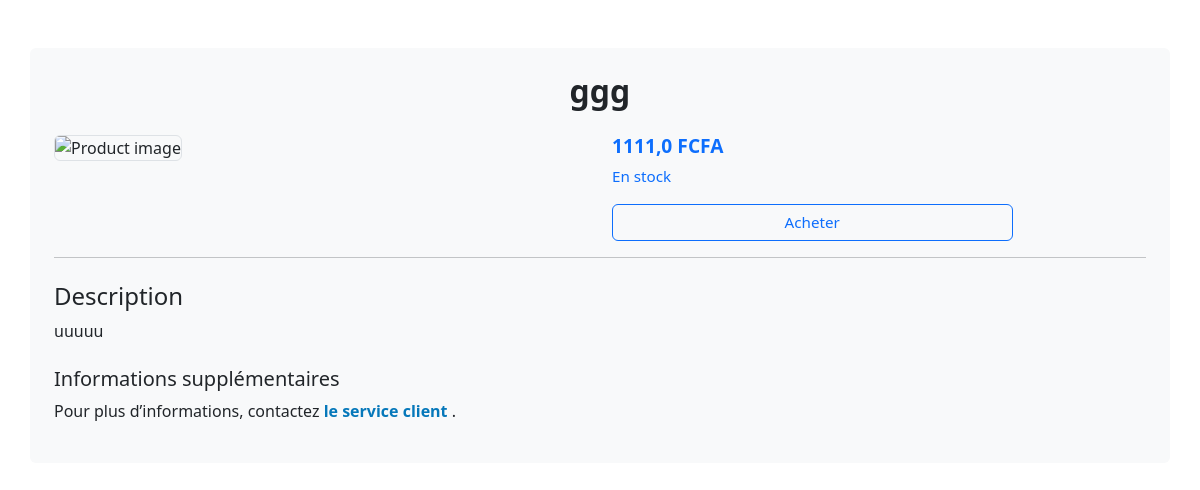
Screenshot of /3/ with the database file from the repository.
### green/models.py (models this page shows, shortened)
class Product(models.Model):
    title = models.CharField(max_length=200)
    price = models.FloatField()
    description = models.TextField(blank=True, null=True)
    category = models.ForeignKey(Category, related_name='categorie', on_delete=models.CASCADE, null=True, blank=True)
    images = models.CharField(max_length=5000, blank=True, null=True)
    image_file = CloudinaryField('image', blank=True, null=True)
    image = models.ImageField(upload_to='produits/', null=True, blank=True)
    date_added = models.DateTimeField(auto_now=True)
    class Meta:
        ordering = ['-date_added']

### green/views.py (the view)
# urls.py: path('<int:myid>/', views.detail, name='detail'),
def detail(request, myid):
    product_object = Product.objects.get(id=myid)
    return render(request, 'green/detail.html', {'product_object': product_object})

### green/templates/green/detail.html (shortened to what this page needs)
{% load static %}
<!DOCTYPE html>
<html lang="en">
<head>
    <link href="https://cdn.jsdelivr.net/npm/bootstrap@5.3.0/dist/css/bootstrap.min.css" rel="stylesheet">
</head>
<body>
    <div class="container mt-5 p-4 bg-light rounded">
    <h2 class="text-center mb-4 fw-bold"> {{ product_object.title }} </h2>
    <div class="row align-items-start">
        <div class="col-12 col-md-6 mb-3">
            {% if product_object.image_file %}
                <img src="{{ product_object.image_file.url }}" alt="Product image"
                     class="img-fluid border rounded"
                     style="width: 100%; height: auto;">
            {% elif product_object.images %}
                <img src="{{ product_object.images }}" alt="Product image"
                     class="img-fluid border rounded"
                     style="width: 100%; height: auto;">
            {% else %}
                <p>Aucune image disponible</p>
            {% endif %}
        </div>
        <div class="col-12 col-md-6 d-flex flex-column justify-content-start align-items-start">
            <h3 class="text-primary fw-bold" style="font-size: 1.2rem;">{{ product_object.price }} FCFA</h3>
            <p class="text-primary" style="font-size: 0.95rem;">En stock</p>
            <button class="btn btn-outline-primary w-75" style="font-size: 0.95rem;" onclick="ajouterEtAllerAuPanier()">Acheter</button>
        </div>
    </div>
    <hr>
    <div class="mt-4">
        <h4>Description</h4>
        <p>{{ product_object.description }}</p>
    </div>
   <div class="mt-4">
        <h5>Informations supplémentaires</h5>
        <p>
            Pour plus d’informations, contactez
            <a href="https://wa.me/+2250706786344?text=Bonjour, j'ai besoin d'assistance" target="_blank" style="color: #0678ba; font-weight: bold; text-decoration: none;">
            le service client
            </a>.
       </p>
    </div>
</div>
</body>
</html>

### rows the page displays
Product: title "ggg", price "1111,0", description "uuuuu"
